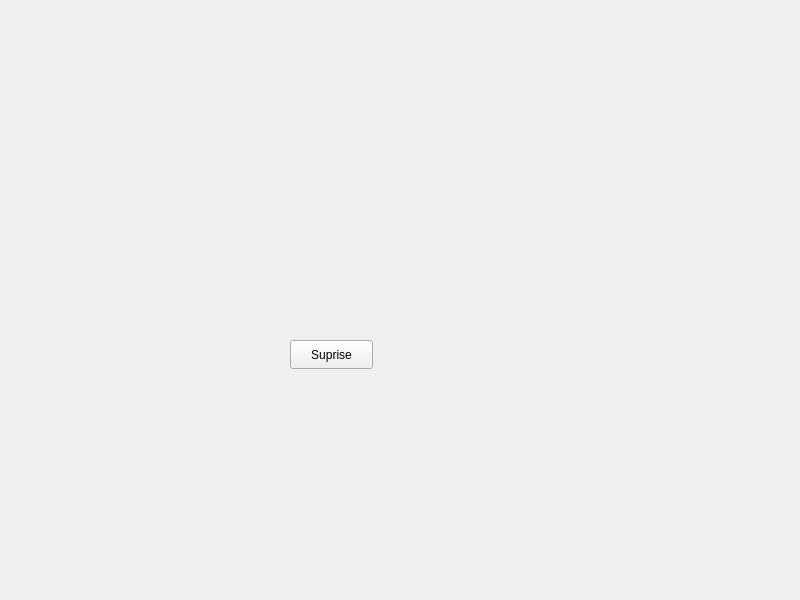
<?xml version="1.0" encoding="UTF-8"?>
<ui version="4.0">
 <class>MainWindow</class>
 <widget class="QMainWindow" name="MainWindow">
  <property name="geometry">
   <rect>
    <x>0</x>
    <y>0</y>
    <width>800</width>
    <height>600</height>
   </rect>
  </property>
  <property name="windowTitle">
   <string>MainWindow</string>
  </property>
  <widget class="QWidget" name="centralwidget">
   <widget class="QPushButton" name="supriseButton">
    <property name="geometry">
     <rect>
      <x>290</x>
      <y>340</y>
      <width>83</width>
      <height>29</height>
     </rect>
    </property>
    <property name="text">
     <string>Suprise</string>
    </property>
   </widget>
   <widget class="QLabel" name="message">
    <property name="geometry">
     <rect>
      <x>260</x>
      <y>260</y>
      <width>141</width>
      <height>51</height>
     </rect>
    </property>
    <property name="text">
     <string/>
    </property>
   </widget>
  </widget>
 </widget>
 <resources/>
 <connections/>
</ui>
